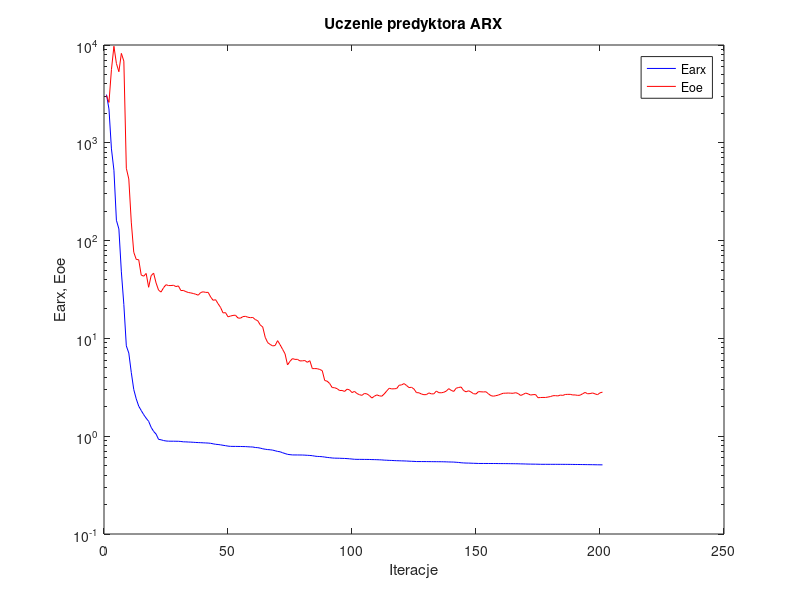
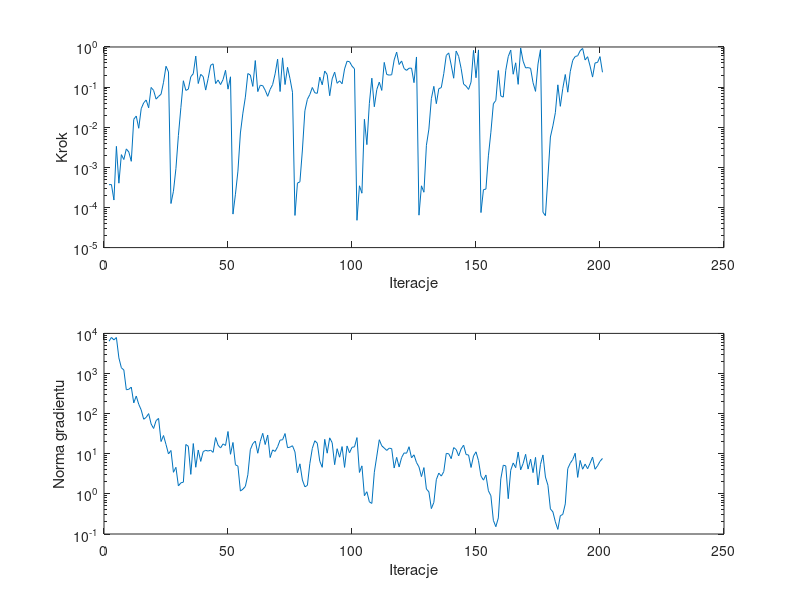

Recreate these plots in MATLAB, in order.
%uczenie predyktora arx
clear all;
n=0; farx(n+1)=3.111519e+003; foe(n+1)=3.046538e+003; wspucz(n+1)=0.000000e+000; ng(n+1)=0.000000e+000;
%odnowa zmiennej metryki
n=1; farx(n+1)=2.216679e+003; foe(n+1)=2.587930e+003; krok(n+1)=3.697205e-004; ng(n+1)=6.374776e+003;
n=2; farx(n+1)=8.663787e+002; foe(n+1)=5.604595e+003; krok(n+1)=3.729504e-004; ng(n+1)=7.934875e+003;
n=3; farx(n+1)=5.245951e+002; foe(n+1)=9.709602e+003; krok(n+1)=1.532716e-004; ng(n+1)=6.883161e+003;
n=4; farx(n+1)=1.613870e+002; foe(n+1)=6.479506e+003; krok(n+1)=3.334617e-003; ng(n+1)=7.897358e+003;
n=5; farx(n+1)=1.315930e+002; foe(n+1)=5.331520e+003; krok(n+1)=4.031350e-004; ng(n+1)=2.452119e+003;
n=6; farx(n+1)=4.790392e+001; foe(n+1)=8.209862e+003; krok(n+1)=2.075244e-003; ng(n+1)=1.392920e+003;
n=7; farx(n+1)=2.218521e+001; foe(n+1)=6.847383e+003; krok(n+1)=1.567808e-003; ng(n+1)=1.222865e+003;
n=8; farx(n+1)=8.390086e+000; foe(n+1)=5.490802e+002; krok(n+1)=2.883948e-003; ng(n+1)=3.938693e+002;
n=9; farx(n+1)=7.083317e+000; foe(n+1)=4.265297e+002; krok(n+1)=2.414856e-003; ng(n+1)=4.042041e+002;
n=10; farx(n+1)=4.484741e+000; foe(n+1)=1.544906e+002; krok(n+1)=1.413789e-003; ng(n+1)=4.585880e+002;
n=11; farx(n+1)=3.000988e+000; foe(n+1)=7.597736e+001; krok(n+1)=1.574999e-002; ng(n+1)=1.852703e+002;
n=12; farx(n+1)=2.408871e+000; foe(n+1)=6.420887e+001; krok(n+1)=1.904592e-002; ng(n+1)=2.744630e+002;
n=13; farx(n+1)=2.027377e+000; foe(n+1)=6.370699e+001; krok(n+1)=9.424758e-003; ng(n+1)=1.715407e+002;
n=14; farx(n+1)=1.832754e+000; foe(n+1)=4.448954e+001; krok(n+1)=2.896961e-002; ng(n+1)=1.236826e+002;
n=15; farx(n+1)=1.662068e+000; foe(n+1)=4.326605e+001; krok(n+1)=4.050274e-002; ng(n+1)=7.252771e+001;
n=16; farx(n+1)=1.527422e+000; foe(n+1)=4.612642e+001; krok(n+1)=4.774286e-002; ng(n+1)=8.067002e+001;
n=17; farx(n+1)=1.419023e+000; foe(n+1)=3.332433e+001; krok(n+1)=3.043820e-002; ng(n+1)=1.002241e+002;
n=18; farx(n+1)=1.233816e+000; foe(n+1)=4.378517e+001; krok(n+1)=9.809225e-002; ng(n+1)=5.532417e+001;
n=19; farx(n+1)=1.120398e+000; foe(n+1)=4.652939e+001; krok(n+1)=8.268560e-002; ng(n+1)=4.267076e+001;
n=20; farx(n+1)=1.051489e+000; foe(n+1)=3.688687e+001; krok(n+1)=5.019954e-002; ng(n+1)=6.691192e+001;
n=21; farx(n+1)=9.280774e-001; foe(n+1)=3.114770e+001; krok(n+1)=5.857529e-002; ng(n+1)=7.609242e+001;
n=22; farx(n+1)=9.192308e-001; foe(n+1)=2.977294e+001; krok(n+1)=6.640781e-002; ng(n+1)=2.018189e+001;
n=23; farx(n+1)=9.032670e-001; foe(n+1)=3.296183e+001; krok(n+1)=1.320338e-001; ng(n+1)=2.845361e+001;
n=24; farx(n+1)=8.936099e-001; foe(n+1)=3.540246e+001; krok(n+1)=3.307424e-001; ng(n+1)=1.704077e+001;
n=25; farx(n+1)=8.897145e-001; foe(n+1)=3.469925e+001; krok(n+1)=2.393567e-001; ng(n+1)=9.894493e+000;
%odnowa zmiennej metryki
n=26; farx(n+1)=8.889754e-001; foe(n+1)=3.471901e+001; krok(n+1)=1.254535e-004; ng(n+1)=1.207506e+001;
n=27; farx(n+1)=8.888480e-001; foe(n+1)=3.494132e+001; krok(n+1)=2.534717e-004; ng(n+1)=3.451640e+000;
n=28; farx(n+1)=8.879280e-001; foe(n+1)=3.388027e+001; krok(n+1)=9.349870e-004; ng(n+1)=4.592078e+000;
n=29; farx(n+1)=8.873550e-001; foe(n+1)=3.441581e+001; krok(n+1)=6.256921e-003; ng(n+1)=1.580725e+000;
n=30; farx(n+1)=8.833346e-001; foe(n+1)=3.085523e+001; krok(n+1)=3.104078e-002; ng(n+1)=1.885693e+000;
n=31; farx(n+1)=8.763085e-001; foe(n+1)=3.092720e+001; krok(n+1)=1.440814e-001; ng(n+1)=1.954881e+000;
n=32; farx(n+1)=8.751749e-001; foe(n+1)=3.008889e+001; krok(n+1)=8.277891e-002; ng(n+1)=1.700351e+001;
n=33; farx(n+1)=8.719611e-001; foe(n+1)=2.948095e+001; krok(n+1)=8.877087e-002; ng(n+1)=1.536525e+001;
n=34; farx(n+1)=8.699852e-001; foe(n+1)=2.917414e+001; krok(n+1)=1.817918e-001; ng(n+1)=3.064015e+000;
n=35; farx(n+1)=8.666862e-001; foe(n+1)=2.878960e+001; krok(n+1)=2.159479e-001; ng(n+1)=1.797561e+001;
n=36; farx(n+1)=8.631799e-001; foe(n+1)=2.828645e+001; krok(n+1)=5.936463e-001; ng(n+1)=4.609234e+000;
n=37; farx(n+1)=8.607723e-001; foe(n+1)=2.767780e+001; krok(n+1)=1.228254e-001; ng(n+1)=1.238788e+001;
n=38; farx(n+1)=8.584294e-001; foe(n+1)=2.947182e+001; krok(n+1)=2.079006e-001; ng(n+1)=6.447932e+000;
n=39; farx(n+1)=8.558169e-001; foe(n+1)=2.995915e+001; krok(n+1)=1.823743e-001; ng(n+1)=1.134616e+001;
n=40; farx(n+1)=8.533439e-001; foe(n+1)=2.953794e+001; krok(n+1)=8.430727e-002; ng(n+1)=1.215045e+001;
n=41; farx(n+1)=8.508261e-001; foe(n+1)=2.956522e+001; krok(n+1)=1.643984e-001; ng(n+1)=1.170177e+001;
n=42; farx(n+1)=8.458406e-001; foe(n+1)=2.652758e+001; krok(n+1)=3.505976e-001; ng(n+1)=1.226179e+001;
n=43; farx(n+1)=8.359507e-001; foe(n+1)=2.453089e+001; krok(n+1)=3.806077e-001; ng(n+1)=1.083782e+001;
n=44; farx(n+1)=8.267565e-001; foe(n+1)=2.487312e+001; krok(n+1)=1.226008e-001; ng(n+1)=2.530165e+001;
n=45; farx(n+1)=8.224850e-001; foe(n+1)=2.263333e+001; krok(n+1)=1.500565e-001; ng(n+1)=1.631929e+001;
n=46; farx(n+1)=8.158089e-001; foe(n+1)=2.071798e+001; krok(n+1)=1.158784e-001; ng(n+1)=1.393239e+001;
n=47; farx(n+1)=8.075215e-001; foe(n+1)=1.822483e+001; krok(n+1)=1.538927e-001; ng(n+1)=1.759884e+001;
n=48; farx(n+1)=8.003046e-001; foe(n+1)=1.834678e+001; krok(n+1)=2.621866e-001; ng(n+1)=1.611014e+001;
n=49; farx(n+1)=7.917933e-001; foe(n+1)=1.662254e+001; krok(n+1)=8.892157e-002; ng(n+1)=3.588309e+001;
n=50; farx(n+1)=7.874274e-001; foe(n+1)=1.692654e+001; krok(n+1)=1.807191e-001; ng(n+1)=9.709733e+000;
%odnowa zmiennej metryki
n=51; farx(n+1)=7.865873e-001; foe(n+1)=1.717950e+001; krok(n+1)=6.836820e-005; ng(n+1)=1.910980e+001;
n=52; farx(n+1)=7.863846e-001; foe(n+1)=1.727630e+001; krok(n+1)=2.141564e-004; ng(n+1)=5.309093e+000;
n=53; farx(n+1)=7.856685e-001; foe(n+1)=1.618000e+001; krok(n+1)=8.062699e-004; ng(n+1)=4.914483e+000;
n=54; farx(n+1)=7.852842e-001; foe(n+1)=1.608214e+001; krok(n+1)=7.191676e-003; ng(n+1)=1.174644e+000;
n=55; farx(n+1)=7.838093e-001; foe(n+1)=1.669684e+001; krok(n+1)=2.243330e-002; ng(n+1)=1.310720e+000;
n=56; farx(n+1)=7.831226e-001; foe(n+1)=1.681807e+001; krok(n+1)=5.623415e-002; ng(n+1)=1.536719e+000;
n=57; farx(n+1)=7.799276e-001; foe(n+1)=1.647353e+001; krok(n+1)=2.176811e-001; ng(n+1)=2.988089e+000;
n=58; farx(n+1)=7.772124e-001; foe(n+1)=1.629401e+001; krok(n+1)=2.002215e-001; ng(n+1)=1.260412e+001;
n=59; farx(n+1)=7.755145e-001; foe(n+1)=1.636974e+001; krok(n+1)=1.041001e-001; ng(n+1)=1.788161e+001;
n=60; farx(n+1)=7.663802e-001; foe(n+1)=1.558755e+001; krok(n+1)=4.590250e-001; ng(n+1)=2.073583e+001;
n=61; farx(n+1)=7.636889e-001; foe(n+1)=1.515841e+001; krok(n+1)=7.729026e-002; ng(n+1)=1.030436e+001;
n=62; farx(n+1)=7.550250e-001; foe(n+1)=1.373393e+001; krok(n+1)=1.111619e-001; ng(n+1)=2.030372e+001;
n=63; farx(n+1)=7.438683e-001; foe(n+1)=1.308586e+001; krok(n+1)=1.088038e-001; ng(n+1)=3.231561e+001;
n=64; farx(n+1)=7.359617e-001; foe(n+1)=1.026654e+001; krok(n+1)=8.343244e-002; ng(n+1)=1.698370e+001;
n=65; farx(n+1)=7.298959e-001; foe(n+1)=9.049150e+000; krok(n+1)=5.893163e-002; ng(n+1)=2.934641e+001;
n=66; farx(n+1)=7.266669e-001; foe(n+1)=8.679345e+000; krok(n+1)=8.776600e-002; ng(n+1)=8.049586e+000;
n=67; farx(n+1)=7.206809e-001; foe(n+1)=8.381443e+000; krok(n+1)=1.160291e-001; ng(n+1)=1.247167e+001;
n=68; farx(n+1)=7.103019e-001; foe(n+1)=8.457244e+000; krok(n+1)=2.143812e-001; ng(n+1)=1.143671e+001;
n=69; farx(n+1)=6.988007e-001; foe(n+1)=9.484799e+000; krok(n+1)=4.971061e-001; ng(n+1)=1.497216e+001;
n=70; farx(n+1)=6.931210e-001; foe(n+1)=8.619068e+000; krok(n+1)=7.759105e-002; ng(n+1)=2.190088e+001;
n=71; farx(n+1)=6.776827e-001; foe(n+1)=7.741428e+000; krok(n+1)=5.365271e-001; ng(n+1)=2.228985e+001;
n=72; farx(n+1)=6.649758e-001; foe(n+1)=6.960398e+000; krok(n+1)=1.158784e-001; ng(n+1)=3.190803e+001;
n=73; farx(n+1)=6.524883e-001; foe(n+1)=5.353434e+000; krok(n+1)=3.114411e-001; ng(n+1)=1.416886e+001;
n=74; farx(n+1)=6.476318e-001; foe(n+1)=5.833718e+000; krok(n+1)=1.619492e-001; ng(n+1)=1.460907e+001;
n=75; farx(n+1)=6.435127e-001; foe(n+1)=6.214042e+000; krok(n+1)=7.453607e-002; ng(n+1)=1.584911e+001;
%odnowa zmiennej metryki
n=76; farx(n+1)=6.431736e-001; foe(n+1)=6.101284e+000; krok(n+1)=6.334609e-005; ng(n+1)=1.113316e+001;
n=77; farx(n+1)=6.430154e-001; foe(n+1)=6.108346e+000; krok(n+1)=4.050306e-004; ng(n+1)=3.361804e+000;
n=78; farx(n+1)=6.425599e-001; foe(n+1)=5.885118e+000; krok(n+1)=4.363101e-004; ng(n+1)=5.611608e+000;
n=79; farx(n+1)=6.421007e-001; foe(n+1)=5.897490e+000; krok(n+1)=2.707062e-003; ng(n+1)=2.213332e+000;
n=80; farx(n+1)=6.401679e-001; foe(n+1)=5.935183e+000; krok(n+1)=2.567947e-002; ng(n+1)=1.501793e+000;
n=81; farx(n+1)=6.378566e-001; foe(n+1)=5.694644e+000; krok(n+1)=4.953895e-002; ng(n+1)=1.624004e+000;
n=82; farx(n+1)=6.356209e-001; foe(n+1)=5.916190e+000; krok(n+1)=6.528949e-002; ng(n+1)=5.685742e+000;
n=83; farx(n+1)=6.321418e-001; foe(n+1)=4.909200e+000; krok(n+1)=9.790194e-002; ng(n+1)=1.361896e+001;
n=84; farx(n+1)=6.254902e-001; foe(n+1)=4.913938e+000; krok(n+1)=7.208292e-002; ng(n+1)=2.109899e+001;
n=85; farx(n+1)=6.212591e-001; foe(n+1)=4.901093e+000; krok(n+1)=7.000904e-002; ng(n+1)=1.834424e+001;
n=86; farx(n+1)=6.197700e-001; foe(n+1)=4.812900e+000; krok(n+1)=1.778431e-001; ng(n+1)=6.542892e+000;
n=87; farx(n+1)=6.172165e-001; foe(n+1)=4.682064e+000; krok(n+1)=1.141951e-001; ng(n+1)=4.591500e+000;
n=88; farx(n+1)=6.121066e-001; foe(n+1)=3.710578e+000; krok(n+1)=2.519998e-001; ng(n+1)=2.285481e+001;
n=89; farx(n+1)=6.066733e-001; foe(n+1)=3.651989e+000; krok(n+1)=2.052609e-001; ng(n+1)=1.034210e+001;
n=90; farx(n+1)=6.031538e-001; foe(n+1)=3.455885e+000; krok(n+1)=6.105720e-002; ng(n+1)=2.493397e+001;
n=91; farx(n+1)=5.988801e-001; foe(n+1)=3.143158e+000; krok(n+1)=1.606640e-001; ng(n+1)=1.886097e+001;
n=92; farx(n+1)=5.965451e-001; foe(n+1)=3.130026e+000; krok(n+1)=2.363480e-001; ng(n+1)=5.342721e+000;
n=93; farx(n+1)=5.959596e-001; foe(n+1)=3.062173e+000; krok(n+1)=1.244935e-001; ng(n+1)=1.336131e+001;
n=94; farx(n+1)=5.949928e-001; foe(n+1)=2.931148e+000; krok(n+1)=1.434123e-001; ng(n+1)=8.211400e+000;
n=95; farx(n+1)=5.934958e-001; foe(n+1)=2.937338e+000; krok(n+1)=1.211380e-001; ng(n+1)=1.509885e+001;
n=96; farx(n+1)=5.923958e-001; foe(n+1)=2.868767e+000; krok(n+1)=2.833785e-001; ng(n+1)=4.576051e+000;
n=97; farx(n+1)=5.901992e-001; foe(n+1)=3.025192e+000; krok(n+1)=4.419445e-001; ng(n+1)=1.565072e+001;
n=98; farx(n+1)=5.875391e-001; foe(n+1)=2.977676e+000; krok(n+1)=4.306047e-001; ng(n+1)=1.057226e+001;
n=99; farx(n+1)=5.841719e-001; foe(n+1)=2.793084e+000; krok(n+1)=3.337297e-001; ng(n+1)=1.448082e+001;
n=100; farx(n+1)=5.809413e-001; foe(n+1)=2.871470e+000; krok(n+1)=2.863617e-001; ng(n+1)=1.486771e+001;
%odnowa zmiennej metryki
n=101; farx(n+1)=5.798063e-001; foe(n+1)=2.730538e+000; krok(n+1)=4.789661e-005; ng(n+1)=2.528205e+001;
n=102; farx(n+1)=5.796642e-001; foe(n+1)=2.656839e+000; krok(n+1)=3.473499e-004; ng(n+1)=3.418856e+000;
n=103; farx(n+1)=5.794818e-001; foe(n+1)=2.616751e+000; krok(n+1)=2.266194e-004; ng(n+1)=4.992928e+000;
n=104; farx(n+1)=5.789322e-001; foe(n+1)=2.734366e+000; krok(n+1)=1.576669e-002; ng(n+1)=9.019427e-001;
n=105; farx(n+1)=5.787348e-001; foe(n+1)=2.709092e+000; krok(n+1)=3.683227e-003; ng(n+1)=1.131989e+000;
n=106; farx(n+1)=5.782712e-001; foe(n+1)=2.605389e+000; krok(n+1)=3.941187e-002; ng(n+1)=6.335305e-001;
n=107; farx(n+1)=5.768376e-001; foe(n+1)=2.456431e+000; krok(n+1)=1.668612e-001; ng(n+1)=5.779228e-001;
n=108; farx(n+1)=5.762226e-001; foe(n+1)=2.561338e+000; krok(n+1)=3.243320e-002; ng(n+1)=3.463190e+000;
n=109; farx(n+1)=5.751556e-001; foe(n+1)=2.645796e+000; krok(n+1)=8.693674e-002; ng(n+1)=8.749220e+000;
n=110; farx(n+1)=5.737659e-001; foe(n+1)=2.588394e+000; krok(n+1)=1.331896e-001; ng(n+1)=2.238656e+001;
n=111; farx(n+1)=5.723340e-001; foe(n+1)=2.563363e+000; krok(n+1)=8.268560e-002; ng(n+1)=1.575791e+001;
n=112; farx(n+1)=5.694108e-001; foe(n+1)=2.704853e+000; krok(n+1)=4.126070e-001; ng(n+1)=1.388902e+001;
n=113; farx(n+1)=5.680129e-001; foe(n+1)=2.901469e+000; krok(n+1)=2.063035e-001; ng(n+1)=1.210334e+001;
n=114; farx(n+1)=5.661441e-001; foe(n+1)=3.090816e+000; krok(n+1)=1.989372e-001; ng(n+1)=1.378857e+001;
n=115; farx(n+1)=5.650831e-001; foe(n+1)=3.046143e+000; krok(n+1)=2.031949e-001; ng(n+1)=1.342745e+001;
n=116; farx(n+1)=5.632248e-001; foe(n+1)=3.053425e+000; krok(n+1)=4.764226e-001; ng(n+1)=4.418022e+000;
n=117; farx(n+1)=5.616788e-001; foe(n+1)=3.070261e+000; krok(n+1)=7.461831e-001; ng(n+1)=8.142317e+000;
n=118; farx(n+1)=5.607946e-001; foe(n+1)=3.316798e+000; krok(n+1)=3.648074e-001; ng(n+1)=4.682084e+000;
n=119; farx(n+1)=5.596734e-001; foe(n+1)=3.347270e+000; krok(n+1)=4.485036e-001; ng(n+1)=8.037784e+000;
n=120; farx(n+1)=5.587921e-001; foe(n+1)=3.450970e+000; krok(n+1)=2.906512e-001; ng(n+1)=1.048667e+001;
n=121; farx(n+1)=5.573516e-001; foe(n+1)=3.298298e+000; krok(n+1)=2.609695e-001; ng(n+1)=1.030717e+001;
n=122; farx(n+1)=5.556021e-001; foe(n+1)=3.140868e+000; krok(n+1)=2.959384e-001; ng(n+1)=1.495923e+001;
n=123; farx(n+1)=5.538317e-001; foe(n+1)=3.164785e+000; krok(n+1)=2.967051e-001; ng(n+1)=7.923436e+000;
n=124; farx(n+1)=5.528858e-001; foe(n+1)=3.033613e+000; krok(n+1)=1.291716e-001; ng(n+1)=9.411324e+000;
n=125; farx(n+1)=5.505621e-001; foe(n+1)=2.788740e+000; krok(n+1)=5.636152e-001; ng(n+1)=6.060472e+000;
%odnowa zmiennej metryki
n=126; farx(n+1)=5.505171e-001; foe(n+1)=2.779136e+000; krok(n+1)=6.429491e-005; ng(n+1)=4.708720e+000;
n=127; farx(n+1)=5.504320e-001; foe(n+1)=2.699768e+000; krok(n+1)=3.467612e-004; ng(n+1)=2.694091e+000;
n=128; farx(n+1)=5.502961e-001; foe(n+1)=2.657736e+000; krok(n+1)=2.397411e-004; ng(n+1)=4.521371e+000;
n=129; farx(n+1)=5.500693e-001; foe(n+1)=2.662157e+000; krok(n+1)=3.544455e-003; ng(n+1)=1.321917e+000;
n=130; farx(n+1)=5.496737e-001; foe(n+1)=2.772255e+000; krok(n+1)=8.966852e-003; ng(n+1)=1.126857e+000;
n=131; farx(n+1)=5.493491e-001; foe(n+1)=2.708442e+000; krok(n+1)=5.157588e-002; ng(n+1)=4.292327e-001;
n=132; farx(n+1)=5.489815e-001; foe(n+1)=2.711135e+000; krok(n+1)=1.044603e-001; ng(n+1)=6.125757e-001;
n=133; farx(n+1)=5.487627e-001; foe(n+1)=2.894757e+000; krok(n+1)=3.863769e-002; ng(n+1)=2.260147e+000;
n=134; farx(n+1)=5.483822e-001; foe(n+1)=2.787453e+000; krok(n+1)=9.137743e-002; ng(n+1)=3.300501e+000;
n=135; farx(n+1)=5.482076e-001; foe(n+1)=2.778529e+000; krok(n+1)=9.714883e-002; ng(n+1)=2.774778e+000;
n=136; farx(n+1)=5.476226e-001; foe(n+1)=2.812722e+000; krok(n+1)=2.162376e-001; ng(n+1)=3.585365e+000;
n=137; farx(n+1)=5.466756e-001; foe(n+1)=2.891418e+000; krok(n+1)=6.144464e-001; ng(n+1)=1.019598e+001;
n=138; farx(n+1)=5.453682e-001; foe(n+1)=3.063783e+000; krok(n+1)=7.113726e-001; ng(n+1)=1.000710e+001;
n=139; farx(n+1)=5.446303e-001; foe(n+1)=2.943259e+000; krok(n+1)=3.550835e-001; ng(n+1)=7.554509e+000;
n=140; farx(n+1)=5.438265e-001; foe(n+1)=2.868770e+000; krok(n+1)=1.664562e-001; ng(n+1)=1.423389e+001;
n=141; farx(n+1)=5.413819e-001; foe(n+1)=3.093817e+000; krok(n+1)=7.926233e-001; ng(n+1)=1.278455e+001;
n=142; farx(n+1)=5.390122e-001; foe(n+1)=3.149798e+000; krok(n+1)=5.824576e-001; ng(n+1)=8.853033e+000;
n=143; farx(n+1)=5.351720e-001; foe(n+1)=3.183049e+000; krok(n+1)=2.920744e-001; ng(n+1)=1.321669e+001;
n=144; farx(n+1)=5.330296e-001; foe(n+1)=2.929304e+000; krok(n+1)=1.191056e-001; ng(n+1)=1.637592e+001;
n=145; farx(n+1)=5.314979e-001; foe(n+1)=2.842521e+000; krok(n+1)=1.057221e-001; ng(n+1)=9.553128e+000;
n=146; farx(n+1)=5.310155e-001; foe(n+1)=2.914977e+000; krok(n+1)=8.764941e-002; ng(n+1)=9.327860e+000;
n=147; farx(n+1)=5.298314e-001; foe(n+1)=2.829520e+000; krok(n+1)=1.331896e-001; ng(n+1)=4.551974e+000;
n=148; farx(n+1)=5.284322e-001; foe(n+1)=2.717967e+000; krok(n+1)=8.217431e-001; ng(n+1)=8.800713e+000;
n=149; farx(n+1)=5.277233e-001; foe(n+1)=2.700841e+000; krok(n+1)=1.710829e-001; ng(n+1)=1.118097e+001;
n=150; farx(n+1)=5.262789e-001; foe(n+1)=2.856872e+000; krok(n+1)=8.457767e-001; ng(n+1)=6.741104e+000;
%odnowa zmiennej metryki
n=151; farx(n+1)=5.262609e-001; foe(n+1)=2.844513e+000; krok(n+1)=7.465092e-005; ng(n+1)=2.789277e+000;
n=152; farx(n+1)=5.262211e-001; foe(n+1)=2.834515e+000; krok(n+1)=2.778542e-004; ng(n+1)=2.200031e+000;
n=153; farx(n+1)=5.261132e-001; foe(n+1)=2.848404e+000; krok(n+1)=2.873709e-004; ng(n+1)=2.959414e+000;
n=154; farx(n+1)=5.260119e-001; foe(n+1)=2.714394e+000; krok(n+1)=1.935208e-003; ng(n+1)=1.193497e+000;
n=155; farx(n+1)=5.258012e-001; foe(n+1)=2.598508e+000; krok(n+1)=7.517453e-003; ng(n+1)=8.984716e-001;
n=156; farx(n+1)=5.257306e-001; foe(n+1)=2.565122e+000; krok(n+1)=3.836134e-002; ng(n+1)=2.189237e-001;
n=157; farx(n+1)=5.256883e-001; foe(n+1)=2.596358e+000; krok(n+1)=4.663645e-002; ng(n+1)=1.519957e-001;
n=158; farx(n+1)=5.251178e-001; foe(n+1)=2.632812e+000; krok(n+1)=2.595550e-001; ng(n+1)=2.517660e-001;
n=159; farx(n+1)=5.247701e-001; foe(n+1)=2.693983e+000; krok(n+1)=6.004768e-002; ng(n+1)=2.366769e+000;
n=160; farx(n+1)=5.246702e-001; foe(n+1)=2.750109e+000; krok(n+1)=5.625683e-002; ng(n+1)=5.188017e+000;
n=161; farx(n+1)=5.244124e-001; foe(n+1)=2.753319e+000; krok(n+1)=2.615920e-001; ng(n+1)=4.996659e+000;
n=162; farx(n+1)=5.242093e-001; foe(n+1)=2.764044e+000; krok(n+1)=5.770438e-001; ng(n+1)=7.585109e-001;
n=163; farx(n+1)=5.235876e-001; foe(n+1)=2.752382e+000; krok(n+1)=8.375141e-001; ng(n+1)=3.870727e+000;
n=164; farx(n+1)=5.233386e-001; foe(n+1)=2.747149e+000; krok(n+1)=2.093785e-001; ng(n+1)=5.896968e+000;
n=165; farx(n+1)=5.229421e-001; foe(n+1)=2.785689e+000; krok(n+1)=4.033988e-001; ng(n+1)=4.493820e+000;
n=166; farx(n+1)=5.224892e-001; foe(n+1)=2.728349e+000; krok(n+1)=1.171506e-001; ng(n+1)=1.106047e+001;
n=167; farx(n+1)=5.213145e-001; foe(n+1)=2.610191e+000; krok(n+1)=9.453922e-001; ng(n+1)=3.971830e+000;
n=168; farx(n+1)=5.207568e-001; foe(n+1)=2.673241e+000; krok(n+1)=4.423764e-001; ng(n+1)=5.704417e+000;
n=169; farx(n+1)=5.198342e-001; foe(n+1)=2.761133e+000; krok(n+1)=3.009661e-001; ng(n+1)=9.699644e+000;
n=170; farx(n+1)=5.188878e-001; foe(n+1)=2.710279e+000; krok(n+1)=3.060754e-001; ng(n+1)=4.158104e+000;
n=171; farx(n+1)=5.184202e-001; foe(n+1)=2.635492e+000; krok(n+1)=2.942678e-001; ng(n+1)=7.327714e+000;
n=172; farx(n+1)=5.179759e-001; foe(n+1)=2.659403e+000; krok(n+1)=1.288873e-001; ng(n+1)=3.383303e+000;
n=173; farx(n+1)=5.176088e-001; foe(n+1)=2.667458e+000; krok(n+1)=7.827259e-002; ng(n+1)=8.125487e+000;
n=174; farx(n+1)=5.170457e-001; foe(n+1)=2.474702e+000; krok(n+1)=3.772555e-001; ng(n+1)=1.669142e+000;
n=175; farx(n+1)=5.161793e-001; foe(n+1)=2.485558e+000; krok(n+1)=8.576098e-001; ng(n+1)=5.456546e+000;
%odnowa zmiennej metryki
n=176; farx(n+1)=5.159825e-001; foe(n+1)=2.491204e+000; krok(n+1)=7.583697e-005; ng(n+1)=9.348741e+000;
n=177; farx(n+1)=5.159701e-001; foe(n+1)=2.488824e+000; krok(n+1)=6.257477e-005; ng(n+1)=2.629597e+000;
n=178; farx(n+1)=5.159216e-001; foe(n+1)=2.513914e+000; krok(n+1)=5.718892e-004; ng(n+1)=1.644086e+000;
n=179; farx(n+1)=5.158832e-001; foe(n+1)=2.542452e+000; krok(n+1)=5.711090e-003; ng(n+1)=4.221537e-001;
n=180; farx(n+1)=5.158211e-001; foe(n+1)=2.592815e+000; krok(n+1)=1.080437e-002; ng(n+1)=3.567077e-001;
n=181; farx(n+1)=5.157876e-001; foe(n+1)=2.599361e+000; krok(n+1)=2.307159e-002; ng(n+1)=2.009238e-001;
n=182; farx(n+1)=5.157163e-001; foe(n+1)=2.579951e+000; krok(n+1)=1.139041e-001; ng(n+1)=1.303137e-001;
n=183; farx(n+1)=5.156212e-001; foe(n+1)=2.632920e+000; krok(n+1)=3.320390e-002; ng(n+1)=2.863921e-001;
n=184; farx(n+1)=5.155537e-001; foe(n+1)=2.614797e+000; krok(n+1)=9.327289e-002; ng(n+1)=3.075152e-001;
n=185; farx(n+1)=5.152809e-001; foe(n+1)=2.671489e+000; krok(n+1)=2.063035e-001; ng(n+1)=5.625148e-001;
n=186; farx(n+1)=5.151599e-001; foe(n+1)=2.678149e+000; krok(n+1)=7.468693e-002; ng(n+1)=4.263344e+000;
n=187; farx(n+1)=5.148858e-001; foe(n+1)=2.678365e+000; krok(n+1)=2.427351e-001; ng(n+1)=5.798388e+000;
n=188; farx(n+1)=5.144838e-001; foe(n+1)=2.641608e+000; krok(n+1)=4.641165e-001; ng(n+1)=7.190270e+000;
n=189; farx(n+1)=5.139542e-001; foe(n+1)=2.642229e+000; krok(n+1)=5.786742e-001; ng(n+1)=1.030302e+001;
n=190; farx(n+1)=5.137182e-001; foe(n+1)=2.614731e+000; krok(n+1)=6.031845e-001; ng(n+1)=2.576240e+000;
n=191; farx(n+1)=5.133966e-001; foe(n+1)=2.627022e+000; krok(n+1)=8.055989e-001; ng(n+1)=6.816568e+000;
n=192; farx(n+1)=5.129625e-001; foe(n+1)=2.717362e+000; krok(n+1)=9.205345e-001; ng(n+1)=4.116420e+000;
n=193; farx(n+1)=5.126522e-001; foe(n+1)=2.802708e+000; krok(n+1)=4.747686e-001; ng(n+1)=5.533701e+000;
n=194; farx(n+1)=5.120962e-001; foe(n+1)=2.715976e+000; krok(n+1)=5.726839e-001; ng(n+1)=4.240257e+000;
n=195; farx(n+1)=5.117136e-001; foe(n+1)=2.727420e+000; krok(n+1)=3.337297e-001; ng(n+1)=5.790545e+000;
n=196; farx(n+1)=5.113274e-001; foe(n+1)=2.768154e+000; krok(n+1)=1.778431e-001; ng(n+1)=8.281372e+000;
n=197; farx(n+1)=5.107089e-001; foe(n+1)=2.709095e+000; krok(n+1)=4.003408e-001; ng(n+1)=4.111597e+000;
n=198; farx(n+1)=5.101721e-001; foe(n+1)=2.657311e+000; krok(n+1)=4.112198e-001; ng(n+1)=5.005498e+000;
n=199; farx(n+1)=5.097639e-001; foe(n+1)=2.776126e+000; krok(n+1)=5.758050e-001; ng(n+1)=6.476264e+000;
n=200; farx(n+1)=5.095252e-001; foe(n+1)=2.820908e+000; krok(n+1)=2.343012e-001; ng(n+1)=7.640090e+000;

figure; semilogy(farx,'b'); hold on; semilogy(foe,'r'); xlabel('Iteracje'); ylabel('Earx, Eoe'); legend('Earx','Eoe'); title('Uczenie predyktora ARX');
figure; subplot(2,1,1); semilogy(krok); xlabel('Iteracje'); ylabel('Krok');
subplot(2,1,2); semilogy(ng); xlabel('Iteracje'); ylabel('Norma gradientu');
Earx=farx(n+1)
Eoe=foe(n+1)
